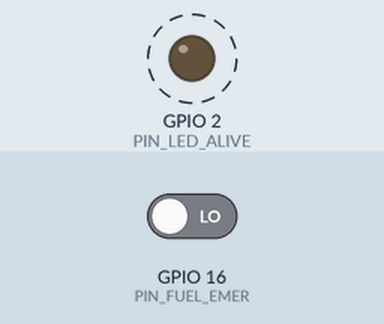
Bench run of a sketch on a simulated ESP32. On the bench: output pins drawn as LEDs (lit = HIGH). Dashed ring = blinking. Inputs (shaded band) come from the test bench; at power-on: GPIO 16 (PIN_FUEL_EMER) LOW. What the sketch prints to the serial monitor is not drawn.

Above: at 3.8 s.
3.9 s: GPIO 16 (PIN_FUEL_EMER) driven HIGH
Timing chart, 0 to 14.1 s (numbered marks = the images above; inputs shaded):
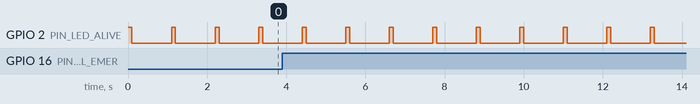

The sketch:

fuel_emergency.ino
```cpp
// (licence header left out)
// -----FreeRTOS includes-----
#include <freertos/FreeRTOS.h>
#include <freertos/task.h>

// -----pinout-----
#define PIN_LED_ALIVE 02
#define PIN_FUEL_EMER 16

// -----tasks config-----
#define TASK_F_EMER_SEND_RATE_Hz  1           // task send rate in hertz
#define TASK_F_EMER_SEND_RATE_ms  (int( 1000.0 / float(TASK_F_EMER_SEND_RATE_Hz))) // rate perido in milliseconds
#define TASK_F_EMER_SEND_RATE_s   (float (1.0 / float(TASK_F_EMER_SEND_RATE_Hz))) // rate perido in seconds
#define TASK_F_EMER_SEND_RATE_min (float(1.0 / (float(TASK_F_EMER_SEND_RATE_Hz) * 60.0))) // rate perido in min

// -----FreeRTOS objects-----
TaskHandle_t th_fuel_emer;
TaskHandle_t th_alive;

/**
 * @brief Read and print fuel emergency sensor data
 *
 * @param arg void arg
 */
void task_fuel_emer(void *arg){
    (void)arg;

    // -----create local variables-----
    uint32_t timer_send;
    bool fuel_emer;

    // -----pin mode-----
    pinMode(PIN_FUEL_EMER, INPUT_PULLDOWN); // use pulldown to test without the sensor

    // -----update timer-----
    timer_send = millis();

    while (true){
        if ((millis() - timer_send) >= TASK_F_EMER_SEND_RATE_ms){
            // -----add to timer-----
            timer_send += TASK_F_EMER_SEND_RATE_ms;

            // -----read raw data-----
            fuel_emer = digitalRead(PIN_FUEL_EMER);

            // -----print value-----
            Serial.print("TASK - Fuel Emergency: ");
            Serial.println(fuel_emer ? "true" : "false");
        }
        vTaskDelay(1 / portTICK_PERIOD_MS);
    }
}

/**
 * @brief alive signal
 *
 * @param arg void arg
 */
void task_alive(void *arg){
    (void)arg;

    pinMode(PIN_LED_ALIVE, OUTPUT);

    while (true){
        digitalWrite(PIN_LED_ALIVE, HIGH);
        vTaskDelay(100 / portTICK_PERIOD_MS);
        digitalWrite(PIN_LED_ALIVE, LOW);
        vTaskDelay(1000 / portTICK_PERIOD_MS);
    }
}

void setup(){
    Serial.begin(115200);

    // -----fire up tasks-----
    xTaskCreate(task_alive,   // task function
                "task_alive", // task name
                2048,         // stack size
                NULL,         // parameters
                10,           // priority
                &th_alive);   // handler

    xTaskCreate(task_fuel_emer,   // task function
                "task_fuel_emer", // task name
                2048,             // stack size
                NULL,             // parameters
                10,               // priority
                &th_fuel_emer);   // handler
}

void loop(){
    // -----delete loop-----
    vTaskDelete(NULL);
}
```

Measured:
- by itself, GPIO 2 (PIN_LED_ALIVE): alternates HIGH for 0.10 s and LOW for 1.0 s
